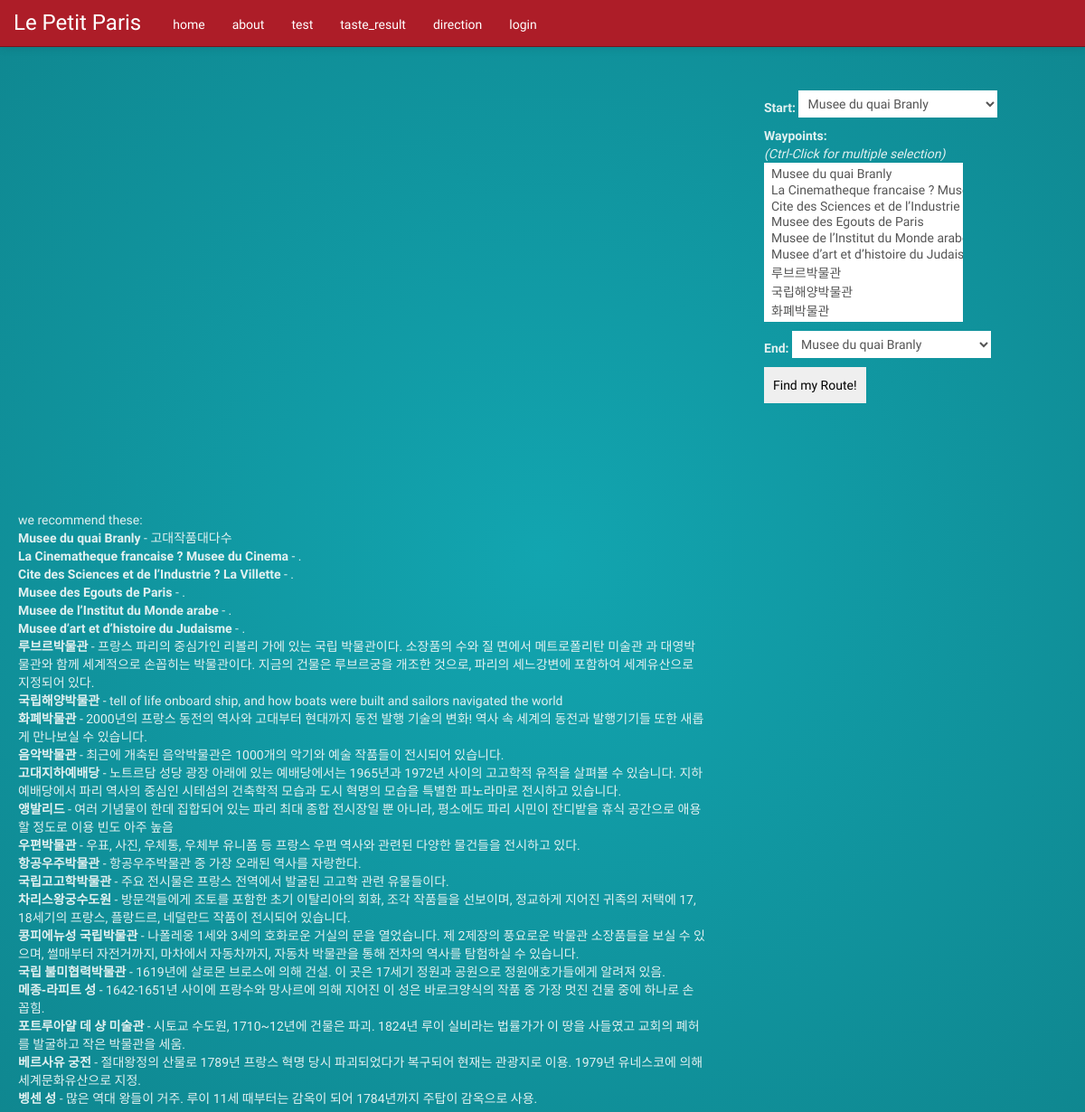
The app's page /direction with its own data.
### tables this page shows
CREATE TABLE museum(
id integer primary key not null,
name text,
trend text,
latitude real,
longtitude real,
extra text default null);

### routes.py (the view)
@app.route('/direction')
def direction():
	trend=["collection","rococo","realism"]
	cur=g.db.execute('select username,s1,s2,s3,trend from userinfo order by id desc')
	userinfo = [dict(username=row[0],s1=row[1],s2=row[2],s3=row[3],trend=row[4]) for row in cur.fetchall()]
        for line in userinfo:
                if line['trend']=="madam":
                        trend=["collection","baroque","classicism"]
                elif line['trend']=="yuppie":
                        trend=["neoclassicsim","rococo","realism"]
                elif line['trend']=="avantgarde":
                        trend=["middelage","rococo","realism"]
                elif line['trend']=="smith":
                        trend=["neoclassicsim","rococo","realism"]
                elif line['trend']=="lady":
                        trend=["neoclassicsim","rococo","realism"]
                elif line['trend']=="realism":
                        trend=["neoclassicsim","rococo","realism"]
                elif line['trend']=="kitsch":
                        trend=["neoclassicsim","rococo","realism"]
                else:
                        trend=["colletion","rococo","realism"]
        ser=g.db.execute('select name,trend,latitude,longtitude,extra from museum where trend=? OR trend = ? OR trend = ?',(trend[0],trend[1],trend[2],))
        museum=[dict(name=row[0],trend=row[1],latitude=row[2],longtitude=row[3],extra=row[4]) for row in ser.fetchall()]
	return render_template('direction.html',museum=museum)

### routes.py (called while the page is built)
def connect_db():
	return sqlite3.connect(app.config['DATABASE'])

@app.before_request
def before_request():
	g.db = connect_db()

@app.teardown_request
def teardown_request(exception):
	g.db.close()

### templates/direction.html (shortened to what this page needs)
{% extends "layout.html" %}
    {% block content %}
    <div id="map-canvas" style="float:left;width:70%;height:500px;"></div>
    <div id="control_panel" style="float:right;width:30%;text-align:left;padding-top:20px">
    <div style="margin:20px;border-width:2px;">
    <b>Start:</b>
    <select id="start">
	{% for msm in museum %}
	<option value="{{ msm.latitude }},{{ msm.longtitude }}">{{ msm.name }}</option>
   {% endfor %}
	 </select>
    <br>
    <b>Waypoints:</b> <br>
    <i>(Ctrl-Click for multiple selection)</i> <br>
    <select multiple id="waypoints" size=8>
	{% for msm in museum %}
      <option value="{{ msm.latitude }},{{ msm.longtitude }}">{{ msm.name }}</input>
	{% endfor %}
    </select>
    <br>
    <b>End:</b>
    <select id="end">
	{% for msm in museum %}
      <option value="{{ msm.latitude }},{{ msm.longtitude }}">{{ msm.name }}</option>
	{% endfor %}
    </select>
    <br>
      <input type="submit" onclick="calcRoute();" value="Find my Route!">
    </div>
    </div>
	<div class= span8 >
	<div id="information_panel" style="margin:5px;">we recommend these:<br>
	{% for msm in museum %}
	<b>{{ msm.name }}</b> - {{ msm.extra }}<br>
	{% endfor %}
</div>
    {% endblock %}

### templates/layout.html (shortened to what this page needs)
<!DOCTYPE html>
<html lang="en">
  <head>
    <link href="{{ url_for('static' , filename= 'css/bootstrap.min.css') }}" rel="stylesheet">
    <link href="{{ url_for('static' , filename= 'css/bootstrap-responsive.min.css') }}" rel="stylesheet">
  </head>
  <body class="preview" id="top" data-spy="scroll" data-target=".subnav" data-offset="80">
 <div class="navbar navbar-fixed-top">
   <div class="navbar-inner">
     <div class="container">
       <a class="brand" href="../">Le Petit Paris</a>
       <div class="nav-collapse collapse" id="main-menu">
        <ul class="nav" id="main-menu-left">
	  <li><a href="{{ url_for('home') }}">home</a>
	  </li>
	  <li><a href="{{ url_for('about') }}">about</a></li>
	<li><a href="{{ url_for('test') }}">test</a></li>
	<li><a href="{{ url_for('taste_result')}}">taste_result</a></li>
	<li><a href="{{ url_for('direction') }}">direction</a> </li>
	  {% if not session.logged_in %}
	  <li><a href="{{ url_for('login') }}">login</a></li>
        {% else %}
	  <li><a href="{{ url_for('logout') }}">logout</a></li>
	{% endif %}
	</ul>
       </div>
     </div>
   </div>
 </div>
    <div class="container">
<header class="jumbotron subhead" id="overview">
<br><br><br>
 <div class="row">
    {% block content %}
    {% endblock %}
      </div>
</header>
  </body>
</html>

### records on screen
museum: {{ msm.latitude }} 48.8609881 (drawn), name "Musee du quai Branly", extra "고대작품대다수"
museum: {{ msm.latitude }} 48.837316 (drawn), name "La Cinematheque francaise ? Musee du Cinema", extra "."
museum: {{ msm.latitude }} 48.895985 (drawn), name "Cite des Sciences et de l’Industrie ? La Villette", extra "."
museum: {{ msm.latitude }} 48.8626961 (drawn), name "Musee des Egouts de Paris", extra "."
museum: {{ msm.latitude }} 48.8490631 (drawn), name "Musee de l’Institut du Monde arabe", extra "."
museum: {{ msm.latitude }} 48.8609539 (drawn), name "Musee d’art et d’histoire du Judaisme", extra "."
museum: {{ msm.latitude }} 48.8617 (drawn), name "루브르박물관", extra "프랑스 파리의 중심가인 리볼리 가에 있는 국립 박물관이다. 소장품의 수와 질 면에서 메트로폴리탄 미술관 과 대영박물관와 함께 세계적으로 손꼽히는 박물관이다. 지금의 건물은 루브르궁을 개조한 것으로, 파리의 세느강변에 포함하여 세계유산으로 지정되어 있다."
museum: {{ msm.latitude }} 48.8636 (drawn), name "국립해양박물관", extra "tell of life onboard ship, and how boats were built and sailors navigated the world"
museum: {{ msm.latitude }} 48.8573 (drawn), name "화폐박물관", extra "2000년의 프랑스 동전의 역사와 고대부터 현대까지 동전 발행 기술의 변화! 역사 속 세계의 동전과 발행기기들 또한 새롭게 만나보실 수 있습니다."
museum: {{ msm.latitude }} 48.892 (drawn), name "음악박물관", extra "최근에 개축된 음악박물관은 1000개의 악기와 예술 작품들이 전시되어 있습니다."
museum: name "고대지하예배당", extra "노트르담 성당 광장 아래에 있는 예배당에서는 1965년과 1972년 사이의 고고학적 유적을 살펴볼 수 있습니다. 지하 예배당에서 파리 역사의 중심인 시테섬의 건축학적 모습과 도시 혁명의 모습을 특별한 파노라마로 전시하고 있습니다."
museum: name "앵발리드", extra "여러 기념물이 한데 집합되어 있는 파리 최대 종합 전시장일 뿐 아니라, 평소에도 파리 시민이 잔디밭을 휴식 공간으로 애용할 정도로 이용 빈도 아주 높음"
museum: name "우편박물관", extra "우표, 사진, 우체통, 우체부 유니폼 등 프랑스 우편 역사와 관련된 다양한 물건들을 전시하고 있다."
museum: name "항공우주박물관", extra "항공우주박물관 중 가장 오래된 역사를 자랑한다."
museum: name "국립고고학박물관", extra "주요 전시물은 프랑스 전역에서 발굴된 고고학 관련 유물들이다."
museum: name "차리스왕궁수도원", extra "방문객들에게 조토를 포함한 초기 이탈리아의 회화, 조각 작품들을 선보이며, 정교하게 지어진 귀족의 저택에 17, 18세기의 프랑스, 플랑드르, 네덜란드 작품이 전시되어 있습니다."
museum: name "콩피에뉴성 국립박물관", extra "나폴레옹 1세와 3세의 호화로운 거실의 문을 열었습니다. 제 2제장의 풍요로운 박물관 소장품들을 보실 수 있으며, 썰매부터 자전거까지, 마차에서 자동차까지, 자동차 박물관을 통해 전차의 역사를 탐험하실 수 있습니다."
museum: name "국립 불미협력박물관", extra "1619년에 살로몬 브로스에 의해 건설. 이 곳은 17세기 정원과 공원으로 정원애호가들에게 알려져 있음."
museum: name "메종-라피트 성", extra "1642-1651년 사이에 프랑수와 망사르에 의해 지어진 이 성은 바로크양식의 작품 중 가장 멋진 건물 중에 하나로 손꼽힘."
museum: name "포트루아얄 데 샹 미술관", extra "시토교 수도원, 1710~12년에 건물은 파괴. 1824년 루이 실비라는 법률가가 이 땅을 사들였고 교회의 폐허를 발굴하고 작은 박물관을 세움."
museum: name "베르사유 궁전", extra "절대왕정의 산물로 1789년 프랑스 혁명 당시 파괴되었다가 복구되어 현재는 관광지로 이용. 1979년 유네스코에 의해 세계문화유산으로 지정."
museum: name "벵센 성", extra "많은 역대 왕들이 거주. 루이 11세 때부터는 감옥이 되어 1784년까지 주탑이 감옥으로 사용."

### other values on screen
form field value "Musee du quai Branly"
